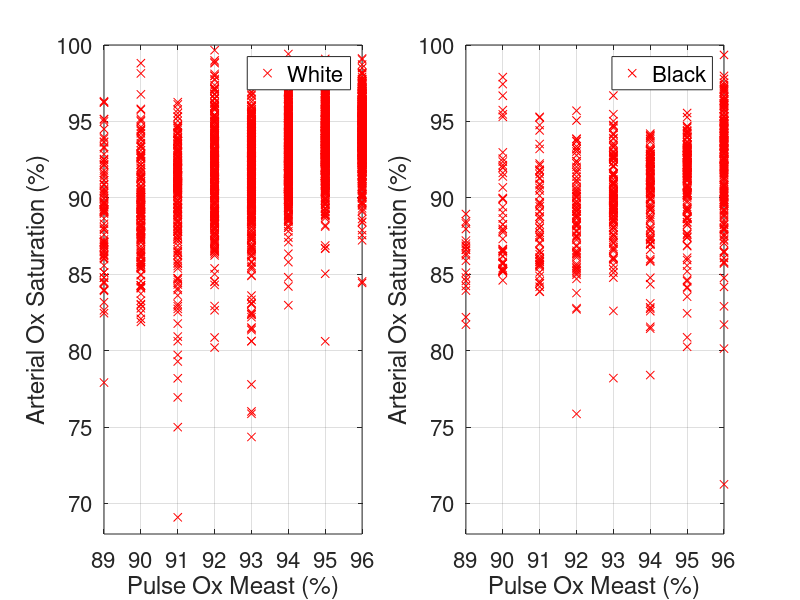

MATLAB code to generate this figure:
%
% Script name: plotPulseOxData.m
% Copyright 2021 Neal Patwari
%
% Purpose: 
%   1. Load fake data from Figure 1 of Sjoding "Racial bias..." 2020 paper.
%   2. Plot the data as an example of using the data.
%   3. Calculate some probability of error as an example.
%
% Version History:
%   Version 1.0:  Initial Release.  26 Oct 2021.
%
% License: see LICENSE.md

% Our two hypotheses:
% H0: the "normal"
%     Arterial Oxygen Saturation is >= 88.0
% H1: the "abnormal", what we want to be alarmed about
%     Arterial Oxygen Saturation is < 88.0

% Load data: There are two files separated by race.
% I use _w and _b for the white and Black patient data, respectively
data_w = csvread('oxygenation_w.csv',1,0);
data_b = csvread('oxygenation_b.csv',1,0);

% The 1st column is the pulse ox value.
% The 2nd column is the arterial oxygen saturation.  
%   We take the arterial Ox Sat as the "truth" because it is the "gold standard"
%   for monitoring of oxygen saturation in the blood.
% Each row is one patient.  
pulseOx_w = data_w(:,1);
arterOx_w = data_w(:,2);
pulseOx_b = data_b(:,1);
arterOx_b = data_b(:,2);

% Plot the data
figure(1);
clf();
subplot(1,2,1);  % Subplot with 1 row, 2 columns, currently plotting into #1.
plot(pulseOx_w, arterOx_w,'rx');
grid('on')
set(gca,'FontSize',16);
ylim([68,100])  % Have a uniform y limits for both subplots.
xlabel('Pulse Ox Meast (%)')
ylabel('Arterial Ox Saturation (%)')
legend('White', 'FontSize',16)

subplot(1,2,2)  % Subplot with 1 row, 2 columns, currently plotting into #2.
plot(pulseOx_b, arterOx_b,'rx');
grid('on')
set(gca,'FontSize',16);
ylim([68,100])  % Have a uniform y limits for both subplots.
xlabel('Pulse Ox Meast (%)')
ylabel('Arterial Ox Saturation (%)')
legend('Black', 'FontSize',16)


% Our two hypotheses:
% H0: the "normal"
%     Arterial Oxygen Saturation is >= 88.0
% H1: the "abnormal", what we want to be alarmed about
%     Arterial Oxygen Saturation is < 88.0
%
% As an example, let's find the probability that a white patient 
% has arterial oxygen saturation < 88.0

% Here's a matlab way of finding the indices of the arterOx_w vector where its value < 88.0.
% the find() returns a vector of the indices.  
H1_w_indices   = find(arterOx_w < 88.0);
% We want the probability of the arterial ox sat measurement being < 88.0,
% ie., the proportion.
prob_H1_w      = length(H1_w_indices) / length(arterOx_w)
